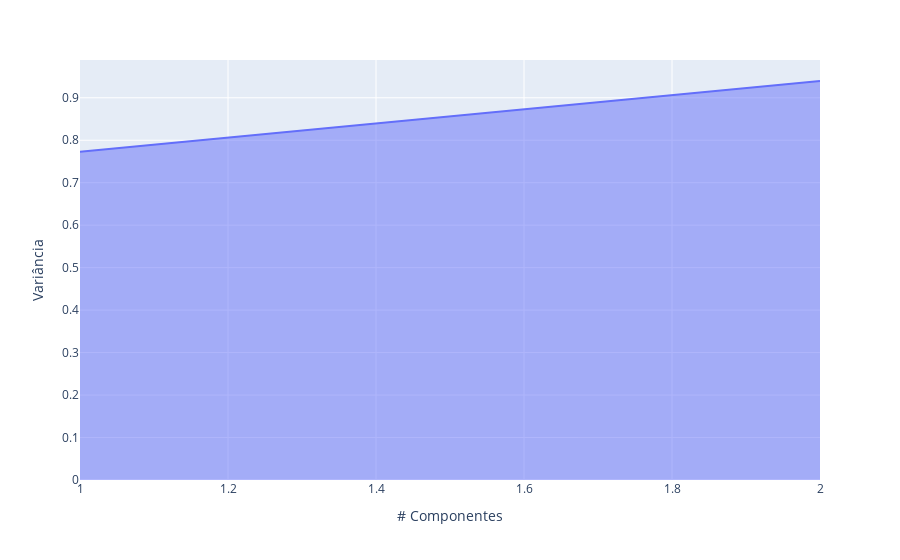

Notebook code for this chart:
### Markdown cell above
# Variância explicada

### Code cell
pca.fit(finalDf)
exp_var_cumul = np.cumsum(pca.explained_variance_ratio_)

px.area(
    x=range(1, exp_var_cumul.shape[0] + 1),
    y=exp_var_cumul,
    labels={"x": "# Componentes", "y": "Variância"}
)

### Figure 1 — Plotly figure (JSON) as saved in the notebook; plotly's stock layout.template omitted (floating-point values rounded to 4 significant figures)
{"data": [{"hovertemplate": "# Componentes=%{x}<br>Variância=%{y}<extra></extra>", "legendgroup": "", "line": {"color": "#636efa"}, "mode": "lines", "name": "", "orientation": "v", "showlegend": false, "stackgroup": "1", "type": "scatter", "x": [1, 2], "xaxis": "x", "y": [0.7727, 0.9395], "yaxis": "y"}], "layout": {"legend": {"tracegroupgap": 0}, "margin": {"t": 60}, "xaxis": {"anchor": "y", "domain": [0, 1], "title": {"text": "# Componentes"}}, "yaxis": {"anchor": "x", "domain": [0, 1], "title": {"text": "Variância"}}}}
